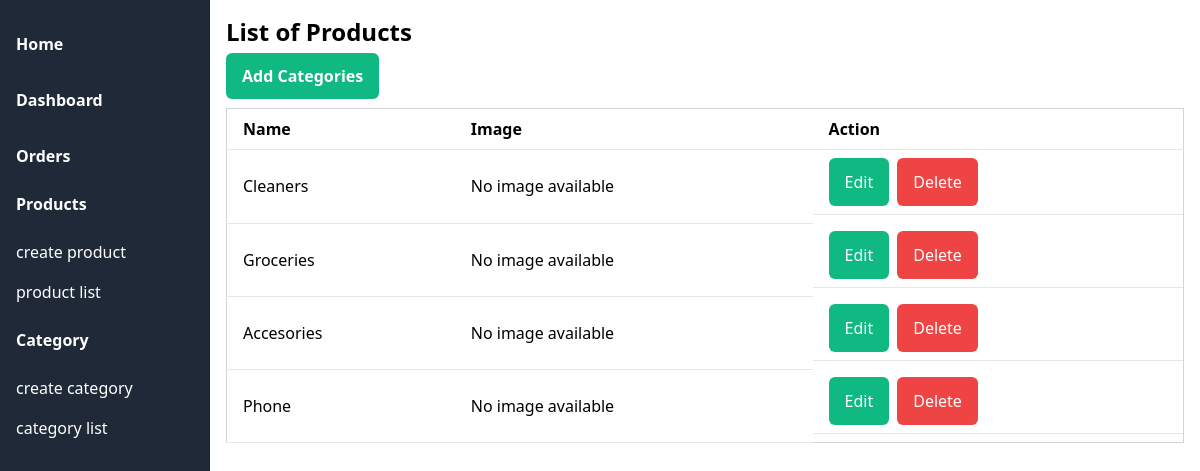
Screenshot of /category_list/ (signed in) with the database file from the repository.
### shop/models.py (models this page shows, shortened)
class Category(models.Model):
    name = models.CharField(max_length=200)
    slug = models.SlugField(max_length=200,unique=True)
    category_image = models.ImageField(upload_to='category_image', blank=True, null=True)
    class Meta:
        ordering = ['name']
        indexes = [
            models.Index(fields=['name']),
        ]
        verbose_name = 'category'
        verbose_name_plural = 'categories'

### administration/views.py (the view)
# urls.py: path('category_list/', views.category_list, name='category-list' ),
@login_required
def category_list(requset):
    categories = Category.objects.order_by("-id")
    return render(requset, "category/category_list.html", {"categories": categories})

### cart/context_processors.py (called while the page is built)
def cart_items_count(request):
    session_id = request.session.session_key
    cart_items = CartItem.objects.filter(session_id=session_id)
    cart_items_count = 0
    for item in cart_items:
        cart_items_count += item.quantity
    return {"cart_items_count": cart_items_count}

### administration/templates/category/category_list.html
{% extends "admin.html" %}
{% block body %}
<div class="container mx-auto p-4">
    <h1 class="text-2xl font-bold mb-4">List of Products</h1>
    <div class="mb-5">
        <a href="{% url 'create-category' %}" class="font-semibold bg-green-500 px-4 py-3 text-white rounded-md">Add Categories</a>
    </div>
    <table class="min-w-full bg-white border border-gray-300 items-center">
      <thead>
        <tr>
          <th class="py-2 px-4 border-b mb-2 text-left">Name</th>
          <th class="py-2 px-4 border-b mb-2 text-left">Image</th>
          <th class="py-2 px-4 border-b mb-2 text-left">Action</th>
        </tr>
      </thead>
      <tbody>
        {% for category in categories %}
        <tr>
          <td class="py-2 px-4 border-b mb-2 text-left">{{category.name}}</td>
          <td class="py-2 px-4 border-b mb-2 text-left">
           {% if category.image %}
      <img src="{{ category.image.url }}" alt="Product" class="w-16 h-16 object-cover">
    {% else %}
      No image available
    {% endif %}
          </td>
          <td class="py-2 px-4 border-b mb-2 text-left flex gap-2">
            <a href="{% url 'update-category' category.pk %}" class="bg-green-500 px-4 py-3 text-white rounded-md">Edit</a>
             <a href="{% url 'delete-category' category.pk %}" onclick="return confirm('Are you sure you want to delete this category?')" class="bg-red-500 px-4 py-3 text-white rounded-md">Delete</a>
          </td>
        </tr>
        {% endfor %}
      </tbody>
    </table>
  </div>
{% endblock %}

### rows the page displays
Category: name "Cleaners"
Category: name "Groceries"
Category: name "Accesories"
Category: name "Phone"
